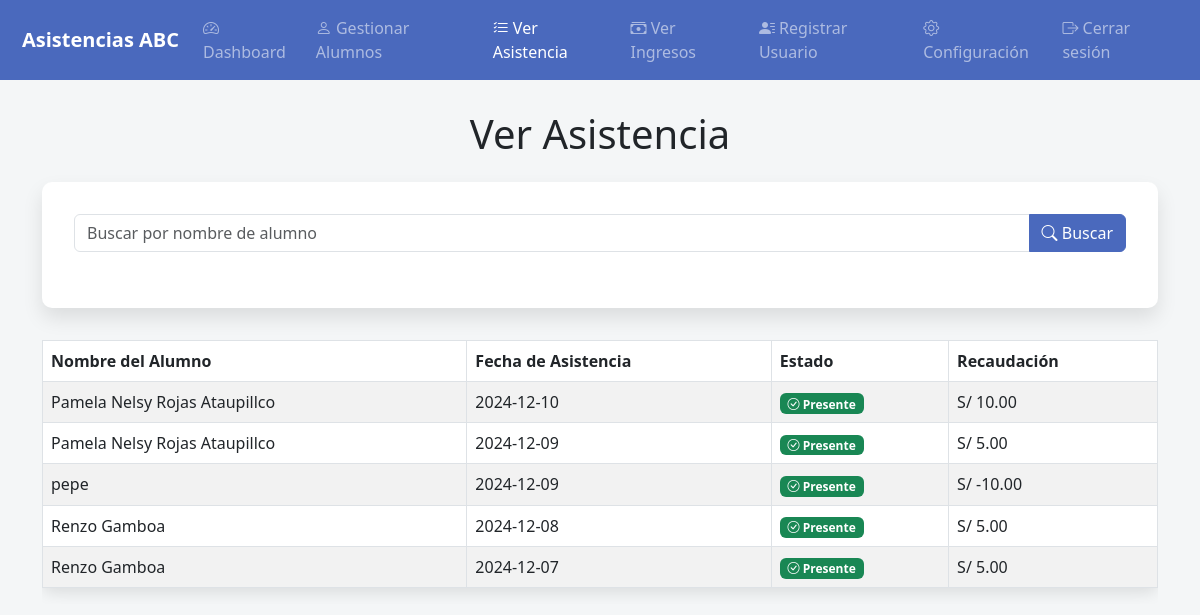
Screenshot of /view_attendance.php (signed in) with the database file from the repository.
### tables this page shows
CREATE TABLE `attendance` (
  `id` int(11) NOT NULL,
  `student_id` int(11) NOT NULL,
  `attendance_date` date NOT NULL,
  `status` enum('Present','Absent') NOT NULL,
  `revenue` decimal(10,2) DEFAULT 0.00
);

CREATE TABLE `students` (
  `id` int(11) NOT NULL,
  `name` varchar(100) NOT NULL,
  `category` varchar(50) NOT NULL,
  `created_at` timestamp NOT NULL DEFAULT current_timestamp(),
  `status` enum('activo','inactivo') NOT NULL DEFAULT 'activo'
);

### view_attendance.php (the view, shortened to what this page needs)
<?php
require 'config.php';
$search_name = isset($_GET['search_name']) ? $_GET['search_name'] : '';
$query = "SELECT students.name, attendance.attendance_date, attendance.status, attendance.revenue
          FROM attendance
          JOIN students ON attendance.student_id = students.id
          WHERE students.name LIKE :search_name
          ORDER BY attendance.attendance_date DESC";
$stmt = $pdo->prepare($query);
$stmt->execute(['search_name' => "%$search_name%"]);
$attendance_records = $stmt->fetchAll(PDO::FETCH_ASSOC);
?>
<!DOCTYPE html>
<html lang="es">
<head>
    <link href="https://cdn.jsdelivr.net/npm/bootstrap@5.3.0-alpha3/dist/css/bootstrap.min.css" rel="stylesheet">
    <link href="https://cdn.jsdelivr.net/npm/bootstrap-icons/font/bootstrap-icons.css" rel="stylesheet">
</head>
<body>
    <nav class="navbar navbar-expand-lg navbar-dark bg-primary">
        <div class="container-fluid">
            <a class="navbar-brand" href="home.php">
                <i class="bi bi-basketball"></i> Asistencias ABC
            </a>
            <div class="collapse navbar-collapse" id="navbarNav">
                <ul class="navbar-nav ms-auto">
                    <li class="nav-item"><a class="nav-link" href="home.php"><i class="bi bi-speedometer2"></i>Dashboard</a></li>
                    <li class="nav-item"><a class="nav-link" href="manage_students.php"><i class="bi bi-person"></i> Gestionar Alumnos</a></li>
                    <li class="nav-item"><a class="nav-link active" href="view_attendance.php"><i class="bi bi-list-check"></i> Ver Asistencia</a></li>
                    <li class="nav-item"><a class="nav-link" href="view_revenue.php"><i class="bi bi-cash-stack"></i> Ver Ingresos</a></li>
                    <li class="nav-item"><a class="nav-link" href="form_register.php"><i class="bi bi-person-lines-fill"></i> Registrar Usuario</a></li>
                    <li class="nav-item"><a class="nav-link" href="settings.php"><i class="bi bi-gear"></i> Configuración</a></li>
                    <li class="nav-item"><a class="nav-link" href="logout.php"><i class="bi bi-box-arrow-right"></i> Cerrar sesión</a></li>
                </ul>
            </div>
        </div>
    </nav>
    <div class="container">
        <h1 class="text-center mb-4">Ver Asistencia</h1>
        <div class="search-container">
            <form method="get" class="mb-4">
                <div class="input-group">
                    <input type="text" class="form-control" placeholder="Buscar por nombre de alumno" name="search_name" value="<?= htmlspecialchars($search_name) ?>" required>
                    <button class="btn btn-primary" type="submit"><i class="bi bi-search"></i> Buscar</button>
                </div>
            </form>
        </div>
        <div class="table-responsive">
            <table class="table table-bordered table-striped">
                <thead>
                    <tr>
                        <th>Nombre del Alumno</th>
                        <th>Fecha de Asistencia</th>
                        <th>Estado</th>
                        <th>Recaudación</th>
                    </tr>
                </thead>
                <tbody>
                    <?php if (count($attendance_records) > 0): ?>
                        <?php foreach ($attendance_records as $record): ?>
                            <tr>
                                <td><?= htmlspecialchars($record['name']) ?></td>
                                <td><?= htmlspecialchars($record['attendance_date']) ?></td>
                                <td>
                                    <?php if ($record['status'] == 'Present'): ?>
                                        <span class="badge bg-success"><i class="bi bi-check-circle"></i> Presente</span>
                                    <?php else: ?>
                                        <span class="badge bg-danger"><i class="bi bi-x-circle"></i> Ausente</span>
                                    <?php endif; ?>
                                </td>
                                <td>S/ <?= number_format($record['revenue'], 2) ?></td>
                            </tr>
                        <?php endforeach; ?>
                    <?php else: ?>
                        <tr>
                            <td colspan="4" class="text-center">No se encontraron resultados para esa búsqueda.</td>
                        </tr>
                    <?php endif; ?>
                </tbody>
            </table>
        </div>
    </div>
</body>
</html>

### view_attendance.php (style rules this page uses)
:root { --primary-color: #4a69bd; --secondary-color: #718093; --accent-color: #f1c40f; }
body { background-color: #f4f6f7; font-family: 'Segoe UI', Tahoma, Geneva, Verdana, sans-serif; }
.navbar { background-color: var(--primary-color) !important; }
.navbar-brand { font-weight: 700; display: flex; align-items: center; }
.navbar-nav .nav-link { transition: all 0.3s ease; }
.container { margin-top: 30px; }
.search-container { background-color: white; border-radius: 10px; box-shadow: 0 10px 20px rgba(0, 0, 0, 0.1); padding: 2rem; margin-bottom: 2rem; }
.table { background-color: white; box-shadow: 0 5px 15px rgba(0, 0, 0, 0.1); border-radius: 10px; }
.table thead { background-color: var(--primary-color); color: white; }
.table-striped tbody tr:nth-child(odd) { background-color: #f9f9f9; }
.btn-primary { background-color: var(--primary-color); border-color: var(--primary-color); }

### rows the page displays
attendance: student.name "Pamela Nelsy Rojas Ataupillco", attendance_date "2024-12-10", status "Present" (drawn), revenue "10.00"
attendance: student.name "Pamela Nelsy Rojas Ataupillco", attendance_date "2024-12-09", status "Present" (drawn), revenue "5.00"
attendance: student.name "pepe", attendance_date "2024-12-09", status "Present" (drawn), revenue "-10.00"
attendance: student.name "Renzo Gamboa", attendance_date "2024-12-08", status "Present" (drawn), revenue "5.00"
attendance: student.name "Renzo Gamboa", attendance_date "2024-12-07", status "Present" (drawn), revenue "5.00"
